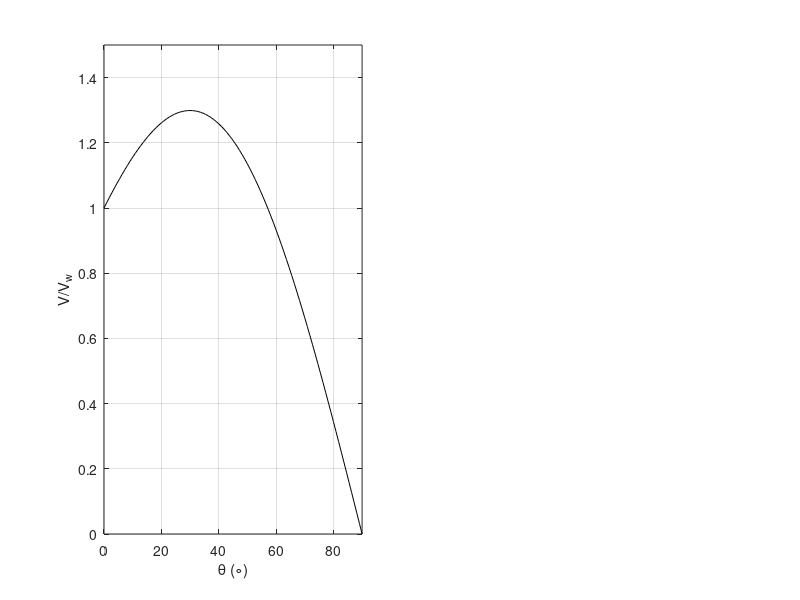

The MATLAB script that drew this image: (Note: this script raises an error after producing the figure.)
function Example11_2
clc
clear all
a = 5.0; L = 10.0; B = 10.0; rho = 1000;

g = 9.81; W = 100000; La = L/a;
theta = linspace(0.0, pi/2, 100);
VVw = @(theta,La) (cos(theta)+0.5*La*cos(theta).*sin(theta));
figure(1)
subplot(1,2,1)
plot(theta*180/pi, VVw(theta,La), 'k')
axis([0.0, 90.0, 0.0, 1.5])
ylabel('V/V_w')
xlabel('\theta (\circ)')
grid on
hold on
MaxTheta = @(theta, La) (1-VVw(theta, La));
ThetaMaxDeg = fzero(MaxTheta, [0.01, pi/2.0], [], La)*180/pi;
plot(ThetaMaxDeg, 1.0, 'sk')
text(10, 0.95, ['\theta_{max}= ', num2str(ThetaMaxDeg, 4) ' circ'])
VVwNeg = @(theta, La) (-VVw(theta, La));
[ThetaMaxVol, VVwMax] = fminbnd(VVwNeg, 0.0, ThetaMaxDeg*pi/180, [], La);
plot(ThetaMaxVol*180/pi, -VVwMax, 'ks')
text(10, -VVwMax+0.13, ['V_{max}/V_w = ' num2str(-VVwMax, 4)])
text(10, -VVwMax+0.05, [' \theta_V = ' num2str(ThetaMaxVol*180/pi,4)...
' \circ '])
subplot(1,2,2)
theta = linspace(0.01, ThetaMaxDeg*pi/180);
plot(theta*180.0/pi, h(theta, La, a), 'k-')
ylabel('h (m)')
xlabel('\theta (\circ)')
grid on
figure(2)
plot(theta*180.0/pi, Frod(theta, L, B, rho, g, W, La, a)*10^-6, 'k-')
hold on
[FrodThetaMin, FrodMin] = fminbnd(@Frod, 0.0, ThetaMaxDeg*pi/180, [],...
L, B, rho, g, W, La, a);
plot(FrodThetaMin*180/pi, FrodMin*1e-6, 'ks')
text(FrodThetaMin*180/pi, FrodMin*1e-6-0.1, ['F_{rod, min} = '...
num2str(FrodMin*1e-6, 4) ' MN'])
text(FrodThetaMin*180/pi, FrodMin*1e-6-0.22, ['\theta_F = '
num2str(FrodThetaMin*180/pi, 4) ' \circ'])
ylim([0.4, 2.4])
ylabel('F_{rod} (MN)')
xlabel('\theta (\circ)')
grid on
function Fr = Frod(theta, L, B, rho, g, W, La, a)
D = (L*sin(theta+acos(cos(theta)/sqrt(2))));
Fr = ((B*rho*g*h(theta, La, a).^3)./(6*cos(theta).^2)+0.5*W*L*sin(theta))./D;
function f = h(theta, La, a)
f = (-a./tan(theta).*(1-sqrt(1+2*La*tan(theta))));